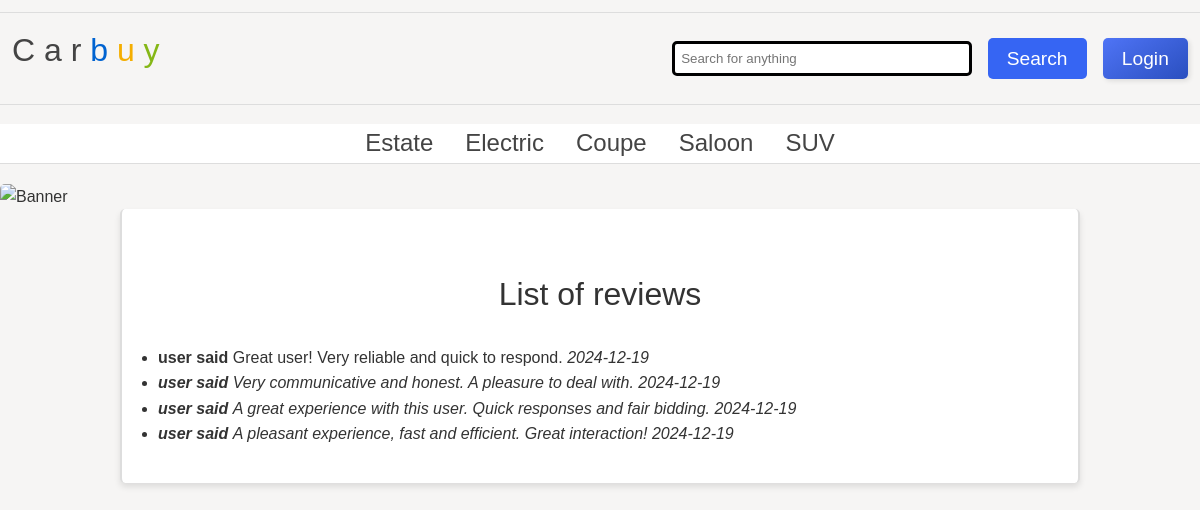
The app's page /websites/as1/public/listreview.php?id=2 with its own data.
### tables this page shows
CREATE TABLE `category` (
  `category_id` int NOT NULL,
  `name` varchar(255) NOT NULL
);

CREATE TABLE `review` (
  `review_id` int NOT NULL,
  `reviewtext` text NOT NULL,
  `date` date NOT NULL,
  `user_id` int NOT NULL,
  `author_id` int NOT NULL
);

CREATE TABLE `users` (
  `user_id` int NOT NULL,
  `name` varchar(255) NOT NULL,
  `email` varchar(255) NOT NULL,
  `password` varchar(255) NOT NULL,
  `role` varchar(255) NOT NULL
);

### websites/as1/public/listReview.php (the view)
<?php
include 'header.php';
$review = $join->query("SELECT * FROM review WHERE user_id = $_GET[id]");
echo '<main>
<h1> List of reviews</h1>';
foreach ($review as $review) {
    $user = $join->query("SELECT * FROM users WHERE user_id = $review[user_id]");
    $user = $user->fetch();
    echo '<ul>
                        <li><strong>' . $user['name'] . ' said </strong>' . $review['reviewtext'] . ' <em>' . $review['date'] . '</li>
                    </ul>';
}
?>
</main>

### websites/as1/public/header.php (shortened to what this page needs)
<?php
include 'database.php';
?>
<!DOCTYPE html>
<html>
<head>
    <link rel="stylesheet" href="carbuy.css" />
</head>
<body>
    <header>
        <h1>
            <a href="index.php">
                <span class="C">C</span>
                <span class="a">a</span>
                <span class="r">r</span>
                <span class="b">b</span>
                <span class="u">u</span>
                <span class="y">y</span>
            </a>
        </h1>
        <form action="index.php" method="POST">
            <input type="text" name="search" placeholder="Search for anything" />
            <input type="submit" name="submit" value="Search" />
            <?php
            if (!isset($_SESSION['id'])) {
                echo '<input type="button" value="Login" onclick="window.location.href=\'login.php\'" />';
            }
            ?>
        </form>
    </header>
    <nav>
        <ul>
            <?php
            $categories = $join->query('SELECT * FROM category');
            foreach ($categories as $category) {
                echo '<li><a class="categoryLink" href="category.php?id=' . $category['category_id'] . '">' . $category['name'] . '</a></li>';
            }
            ?>
        </ul>
    </nav>
    <div class="banner">
        <img src="banners/1.jpg" alt="Banner" />
    </div>
</body>
</html>

### websites/as1/public/carbuy.css (style rules this page uses)
* { margin: 0; padding: 0; box-sizing: border-box; }
body { font-family: 'Oxygen-Regular', sans-serif; background-color: #f6f5f4; max-width: 100vw; overflow-x: hidden; line-height: 1.6; color: #333; }
h1, h2, h3, h4 { font-weight: normal; margin-bottom: 0.5em; }
a, a:visited { color: #444; text-decoration: none; transition: color 0.3s; }
header { margin-top: 1vw; display: flex; justify-content: space-between; align-items: center; padding: 1vw; border-top: 1px solid #ddd; border-bottom: 1px solid #ddd; }
header h1 { font-size: 2em; text-align: center; }
header .b { color: #0063d1; }
header .u { color: #f4ae01; }
header .y { color: #85b716; }
header form { display: flex; gap: 1em; align-items: center; }
header form input[type=text] { border: 3px solid black; padding: 0.5em; width: 300px; border-radius: 5px; }
header form input[type=submit] { background-color: #3665f3; color: white; font-size: 1.2em; padding: 0.5em 1em; cursor: pointer; border: none; border-radius: 5px; transition: background-color 0.3s ease, transform 0.2s ease-in-out; }
header form input[type=button] { background: linear-gradient(145deg, #4f74f6, #2a4fbf); color: white; font-size: 1.2em; padding: 0.5em 1em; cursor: pointer; border: none; border-radius: 5px; box-shadow: 2px 2px 5px rgba(0, 0, 0, 0.1), -2px -2px 5px rgba(255, 255, 255, 0.3); transition: background 0.3s ease, transform 0.2s ease-in-out; }
nav { border-bottom: 1px solid #ddd; background-color: #fff; }
nav ul { display: flex; justify-content: center; padding: 0; margin: 0; list-style: none; }
nav ul li { margin: 0 1em; }
nav ul li a { text-align: center; padding: 0.5vw 0; font-size: 1.5em; color: #444; transition: color 0.3s; }
.banner img { width: 100%; height: auto; border-radius: 5px; margin-top: 20px; }
main { padding: 3vw; width: 80vw; margin: auto; border-left: 2px solid #ddd; border-right: 2px solid #ddd; background-color: #fff; border-radius: 5px; box-shadow: 0 4px 6px rgba(0, 0, 0, 0.1); }
main h1 { margin: 2vw 0; text-align: center; font-size: 2em; color: #333; }

### records on screen
category: name "Estate"
category: name "Electric"
category: name "Coupe"
category: name "Saloon"
category: name "SUV"
review: user.name "user", reviewtext "Great user! Very reliable and quick to respond.", date "2024-12-19"
review: user.name "user", reviewtext "Very communicative and honest. A pleasure to deal with.", date "2024-12-19"
review: user.name "user", reviewtext "A great experience with this user. Quick responses and fair bidding.", date "2024-12-19"
review: user.name "user", reviewtext "A pleasant experience, fast and efficient. Great interaction!", date "2024-12-19"
